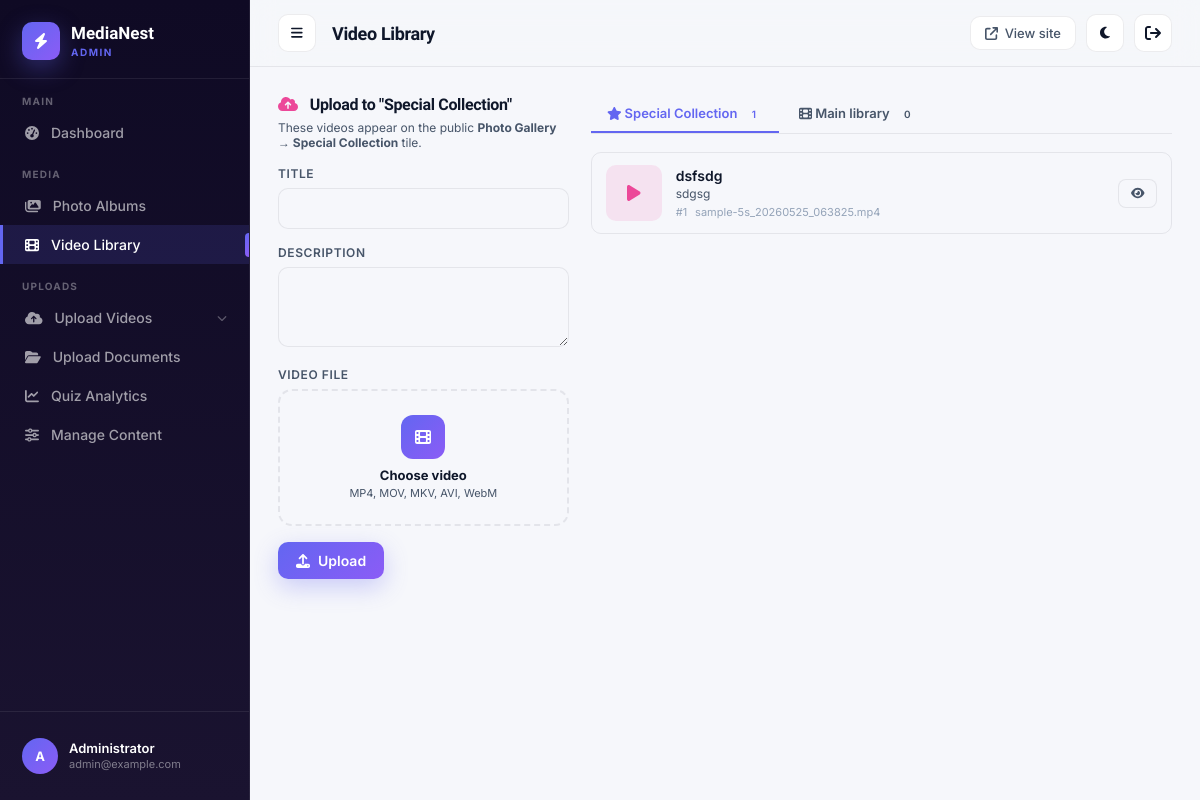
/admin/videoalb.php (signed in), run on the app's committed database.
### tables this page shows
CREATE TABLE `users` (
  `id` int(11) NOT NULL,
  `email` varchar(190) NOT NULL,
  `password_hash` varchar(255) NOT NULL,
  `full_name` varchar(120) NOT NULL,
  `group_name` varchar(80) DEFAULT NULL,
  `role` enum('user','admin') NOT NULL DEFAULT 'user',
  `created_at` datetime DEFAULT current_timestamp(),
  `last_login` datetime DEFAULT NULL
);

CREATE TABLE `gallery_video` (
  `id` int(10) UNSIGNED NOT NULL,
  `name` varchar(255) NOT NULL,
  `title` varchar(200) NOT NULL,
  `des` text DEFAULT NULL
);

### auth/auth.php (called while the page is built, shortened)
<?php
function currentUser() {
    global $conn;
    static $cache = null;
    if ($cache !== null) return $cache;
    $uid = intval($_SESSION['user_id']);
    $stmt = mysqli_prepare($conn, "SELECT id, email, full_name, group_name, role FROM users WHERE id = ?");
    mysqli_stmt_bind_param($stmt, 'i', $uid);
    mysqli_stmt_execute($stmt);
    $res = mysqli_stmt_get_result($stmt);
    $cache = mysqli_fetch_assoc($res) ?: null;
    return $cache;
}
function isLoggedIn() {
    return currentUser() !== null;
}

### admin/admin_auth.php (called while the page is built, shortened)
<?php
require_once __DIR__ . '/../auth/auth.php';
function isAdmin() {
    $u = currentUser();
    return $u && (($u['role'] ?? '') === 'admin');
}
function requireAdmin($redirect_to = null) {
    if (!isLoggedIn()) {
        requireLogin($redirect_to);
        return;
    }
}
function currentAdmin() {
    return isAdmin() ? currentUser() : null;
}

### admin/videoalb.php (the view, shortened to what this page needs)
<?php
$body_class = 'page-videos';
$page_title = 'Video Library';
require_once __DIR__ . '/admin_auth.php';
requireAdmin();
$main_videos = [];
$videos = [];
$vres = @mysqli_query($conn, "SELECT * FROM gallery_video ORDER BY id DESC");
if ($vres) while ($r = mysqli_fetch_assoc($vres)) $videos[] = $r;
require __DIR__ . '/header.php';
?>
<div class="two-col">
  <div class="panel">
    <h3 style="font-size:16px;font-weight:700;margin-bottom:6px;"><i class="fas fa-cloud-arrow-up" style="color:#ec4899;margin-right:8px;"></i> Upload to "Special Collection"</h3>
    <p style="color:var(--text-soft);font-size:12px;margin-bottom:16px;">These videos appear on the public <strong>Photo Gallery → Special Collection</strong> tile.</p>
    <form method="post" enctype="multipart/form-data">
      <div class="field"><label>Title</label><input type="text" name="title" class="input" required maxlength="200"></div>
      <div class="field"><label>Description</label><textarea name="des" class="textarea" rows="3"></textarea></div>
      <div class="field">
        <label>Video file</label>
        <div class="drop-zone" id="dropZone">
          <div class="ic"><i class="fas fa-film"></i></div>
          <div class="t" id="dropTitle">Choose video</div>
          <div class="s" id="dropSub">MP4, MOV, MKV, AVI, WebM</div>
        </div>
      </div>
      <button type="submit" name="upload" class="btn btn-primary"><i class="fas fa-upload"></i> Upload</button>
    </form>
  </div>
  <div class="panel">
    <div class="tab-bar">
      <div class="tab active" data-tab="gallery"><i class="fas fa-star"></i> Special Collection <span class="badge"><?php echo count($videos); ?></span></div>
      <div class="tab" data-tab="main"><i class="fas fa-film"></i> Main library <span class="badge"><?php echo count($main_videos); ?></span></div>
    </div>
    <div class="tab-panel active" data-panel="gallery">
      <?php if (count($videos) === 0): ?>
        <div class="empty-mini"><i class="fas fa-star"></i>No videos in special collection yet — upload one on the left.</div>
      <?php else: ?>
        <?php foreach ($videos as $v): ?>
          <div class="video-row">
            <div class="video-thumb" style="background:rgba(236,72,153,.12);color:#ec4899;"><i class="fas fa-play"></i></div>
            <div class="video-info">
              <div class="video-title"><?php echo htmlspecialchars($v['title']); ?></div>
              <div class="video-desc"><?php echo htmlspecialchars(mb_strimwidth($v['des'] ?? '', 0, 100, '…')); ?></div>
              <div class="video-meta">
                <span>#<?php echo (int)$v['id']; ?></span>
                <span><?php echo htmlspecialchars($v['name']); ?></span>
              </div>
            </div>
            <div class="video-actions">
              <a href="../Photo/gallery_video.php" target="_blank"><i class="fas fa-eye"></i></a>
            </div>
          </div>
        <?php endforeach; ?>
      <?php endif; ?>
    </div>
  </div>
</div>
    </main>
  </div>
</div>
</body>
</html>

### admin/header.php (shortened to what this page needs)
<?php
require_once __DIR__ . '/admin_auth.php';
$admin = currentAdmin();
function _admin_initials($name) {
    $parts = preg_split('/\s+/', trim($name ?? 'Admin'));
    $s = '';
    foreach ($parts as $p) { if ($p !== '') $s .= mb_substr($p, 0, 1); }
    return strtoupper(mb_substr($s ?: 'A', 0, 2));
}
$ad_name  = $admin['full_name'] ?? 'Administrator';
$ad_email = $admin['email']     ?? '';
?>
<!DOCTYPE html>
<html lang="en">
<head>
</head>
<body class="<?php echo isset($body_class) ? htmlspecialchars($body_class) : ''; ?>">
<div class="admin-shell" id="adminShell">
  <aside class="sidebar">
    <div class="sidebar-head">
      <div class="logo-mark"><i class="fas fa-bolt"></i></div>
      <div class="brand-block">
        <div class="brand">MediaNest</div>
        <div class="brand-sub">Admin</div>
      </div>
    </div>
    <div class="sidebar-section"><span>Main</span></div>
    <a href="home.php" class="nav-link link-dashboard">
      <i class="fas fa-gauge-high"></i><span>Dashboard</span>
    </a>
    <div class="sidebar-section"><span>Media</span></div>
    <a href="addalbum.php" class="nav-link link-gallery">
      <i class="fas fa-images"></i><span>Photo Albums</span>
    </a>
    <a href="videoalb.php" class="nav-link link-videos">
      <i class="fas fa-film"></i><span>Video Library</span>
    </a>
    <div class="sidebar-section"><span>Uploads</span></div>
    <div class="nav-link has-sub" id="uploadToggle" onclick="document.getElementById('uploadToggle').classList.toggle('open')">
      <i class="fas fa-cloud-arrow-up"></i><span>Upload Videos</span>
      <i class="fas fa-chevron-down chev"></i>
    </div>
    <a href="uploadfiles.php" class="nav-link link-documents">
      <i class="fas fa-folder-open"></i><span>Upload Documents</span>
    </a>
    <a href="quiz_analytics.php" class="nav-link link-analytics">
  <i class="fas fa-chart-line"></i><span>Quiz Analytics</span>
</a>
<a href="manage.php" class="nav-link link-manage">
  <i class="fas fa-sliders"></i><span>Manage Content</span>
</a>
    <div class="sidebar-foot">
      <div class="me">
        <div class="av"><?php echo htmlspecialchars(_admin_initials($ad_name)); ?></div>
        <div class="me-info">
          <div class="me-name"><?php echo htmlspecialchars($ad_name); ?></div>
          <div class="me-mail"><?php echo htmlspecialchars($ad_email); ?></div>
        </div>
      </div>
    </div>
  </aside>
  <div class="main">
    <header class="topbar">
      <div class="topbar-left">
        <button class="icon-btn" onclick="document.getElementById('adminShell').classList.toggle('collapsed'); document.getElementById('adminShell').classList.toggle('mobile-open');" aria-label="Toggle sidebar">
          <i class="fas fa-bars"></i>
        </button>
        <h1 class="page-title"><?php echo htmlspecialchars($page_title ?? 'Admin Panel'); ?></h1>
      </div>
      <div class="topbar-right">
        <a href="../index.php" class="go-site" target="_blank">
          <i class="fas fa-arrow-up-right-from-square"></i> View site
        </a>
        <button class="icon-btn" id="adminTheme" aria-label="Toggle theme"><i class="fas fa-moon"></i></button>
        <a href="logout.php" class="icon-btn" title="Sign out"><i class="fas fa-arrow-right-from-bracket"></i></a>
      </div>
    </header>
    <main class="page-wrap">

### admin/videoalb.php (style rules this page uses)
.field { margin-bottom: 16px; }
.field label { display: block; font-size: 12px; font-weight: 600; color: var(--text-soft); margin-bottom: 7px; text-transform: uppercase; letter-spacing: .05em; }
.input, .textarea { width: 100%; padding: 11px 14px; border: 1px solid var(--border); border-radius: 10px; background: var(--bg); color: var(--text); font: inherit; font-size: 14px; }
.textarea { resize: vertical; min-height: 80px; }
.drop-zone { position: relative; border: 2px dashed var(--border); border-radius: 14px; padding: 24px; text-align: center; cursor: pointer; background: var(--bg); transition: all .2s; }
.drop-zone .ic { width: 44px; height: 44px; border-radius: 12px; background: var(--grad-brand); color: white; display: grid; place-items: center; margin: 0 auto 8px; font-size: 16px; }
.drop-zone .t { font-weight: 700; font-size: 13px; }
.drop-zone .s { font-size: 11px; color: var(--text-soft); margin-top: 3px; }
.two-col { display: grid; grid-template-columns: 1fr 2fr; gap: 22px; margin-bottom: 22px; }
.video-row { display: flex; align-items: center; gap: 14px; padding: 12px 14px; border-radius: 10px; transition: background .15s; border: 1px solid var(--border); margin-bottom: 8px; }
.video-thumb { width: 56px; height: 56px; border-radius: 10px; background: rgba(99,102,241,.12); color: var(--brand-1); display: grid; place-items: center; flex-shrink: 0; font-size: 18px; }
.video-info { flex: 1; min-width: 0; }
.video-title { font-weight: 600; font-size: 14px; color: var(--text); white-space: nowrap; overflow: hidden; text-overflow: ellipsis; }
.video-desc { font-size: 12px; color: var(--text-soft); margin-top: 2px; white-space: nowrap; overflow: hidden; text-overflow: ellipsis; }
.video-meta { display: flex; gap: 8px; align-items: center; margin-top: 4px; font-size: 11px; color: var(--muted); }
.video-actions { display: flex; gap: 6px; }
.video-actions a { padding: 6px 12px; border-radius: 8px; font-size: 12px; font-weight: 600; background: var(--bg); border: 1px solid var(--border); color: var(--text-soft); transition: all .15s; }
.tab-bar { display: flex; gap: 4px; margin-bottom: 18px; border-bottom: 1px solid var(--border); }
.tab { padding: 10px 16px; font-size: 13px; font-weight: 600; color: var(--text-soft); cursor: pointer; border-bottom: 2px solid transparent; transition: all .15s; }
.tab.active { color: var(--brand-1); border-bottom-color: var(--brand-1); }
.tab .badge { display: inline-block; padding: 1px 7px; border-radius: 999px; background: var(--bg); font-size: 10px; margin-left: 4px; }
.tab-panel { display: none; }
.tab-panel.active { display: block; }

### data on the page
users: _admin_initials($ad_name) "A", full_name "Administrator", email "admin@example.com"
gallery_video: title "dsfsdg", des "sdgsg", id "1", name "sample-5s_20260525_063825.mp4"

### other printed values
$page_title "Video Library"
count($videos) "1"
count($main_videos) "0"
